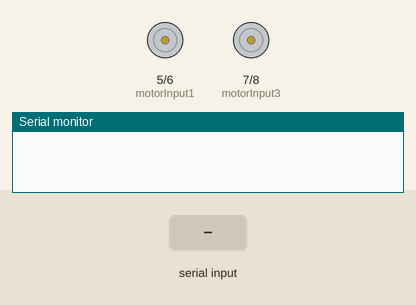
This sketch was run on a simulated Arduino Uno, built with avr-gcc and run on an emulated ATmega328P. On the bench: motor-driver pin pairs drawn as motors (green arrow = first pin HIGH = forward, orange = second pin HIGH = backward, longer = more drive), the last lines printed to the serial monitor. The test bench sets the inputs (shaded band).

Above: at 1.2 s.
1.3 s: "F" received over the second serial link
At 1.7 s:
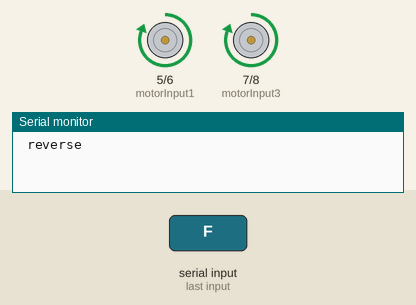
2.8 s: "B" received over the second serial link
At 4.0 s:
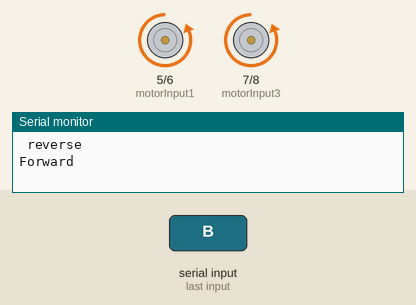
4.3 s: "R" received over the second serial link
At 5.2 s:
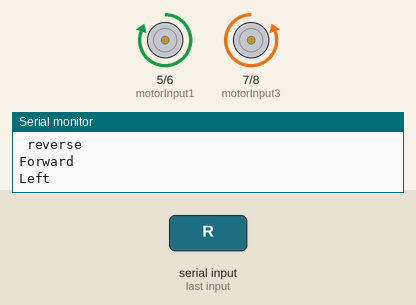
5.8 s: "L" received over the second serial link
At 6.4 s:
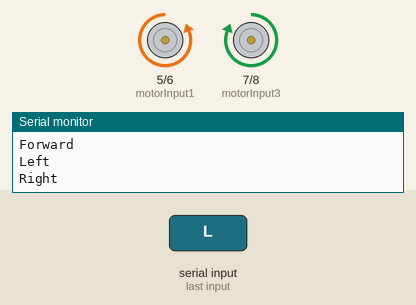
Timing chart, 0 to 8.3 s (numbered marks = the images above; inputs shaded):
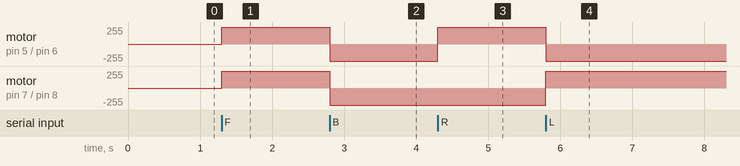

Measured:
- after the input at 1.3 s, motor on pin 5 (motorInput1) / pin 6 (motorInput2), motor on pin 7 (motorInput3) / pin 8 (motorInput4): stopped → forward 255/255 at once
- after the input at 2.8 s, motor on pin 5 (motorInput1) / pin 6 (motorInput2), motor on pin 7 (motorInput3) / pin 8 (motorInput4): forward 255/255 → backward 255/255 at once
- after the input at 4.3 s, motor on pin 5 (motorInput1) / pin 6 (motorInput2): backward 255/255 → forward 255/255 at once
- after the input at 5.8 s, motor on pin 5 (motorInput1) / pin 6 (motorInput2): forward 255/255 → backward 255/255 at once; motor on pin 7 (motorInput3) / pin 8 (motorInput4): backward 255/255 → forward 255/255 at once

The sketch:

robotic_car_program.ino
```cpp
#include <SoftwareSerial.h>
SoftwareSerial BTSerial(10, 11);
char tiltDirection;
int motorInput1 = 5;
int motorInput2 = 6;
int motorInput3 = 7;
int motorInput4 = 8;
void setup() {
  pinMode(motorInput1, OUTPUT);
  pinMode(motorInput2, OUTPUT);
  pinMode(motorInput3, OUTPUT);
  pinMode(motorInput4, OUTPUT);
  digitalWrite(motorInput1, LOW);
  digitalWrite(motorInput2, LOW);
  digitalWrite(motorInput3, LOW);
  digitalWrite(motorInput4, LOW);

  Serial.begin(115200);
  BTSerial.begin(9600);
}
void loop() {
  if (BTSerial.available()) {
    tiltDirection = BTSerial.read();
    if(tiltDirection == 'F'){
      Serial.println(" reverse");
       reverse();
    }else if(tiltDirection == 'B'){
      Serial.println("Forward");
      forward();
    }else if(tiltDirection == 'R'){
      Serial.println("Left");
      left();
    }else if(tiltDirection == 'L'){
      Serial.println("Right");
      right();
    }else if(tiltDirection == 'S'){
      Serial.println("Stop");
      stopCar();
    }else if(tiltDirection == 'C'){
      Serial.println("Rotate");
      Rotate();
    }else if(tiltDirection == 'K'){
      Serial.println("Square");
      Square();
    }
  }
}
void forward()
{
  digitalWrite(motorInput1, LOW);
  digitalWrite(motorInput2, HIGH);
  digitalWrite(motorInput3, LOW);
  digitalWrite(motorInput4, HIGH);
}
void reverse()
{
  digitalWrite(motorInput1, HIGH);
  digitalWrite(motorInput2, LOW);
  digitalWrite(motorInput3, HIGH);
  digitalWrite(motorInput4, LOW);
}
void right()
{
  digitalWrite(motorInput1, LOW);
  digitalWrite(motorInput2, HIGH);
  digitalWrite(motorInput3, HIGH);
  digitalWrite(motorInput4, LOW);
}
void left()
{
  digitalWrite(motorInput1, HIGH);
  digitalWrite(motorInput2, LOW);
  digitalWrite(motorInput3, LOW);
  digitalWrite(motorInput4, HIGH);
}

void stopCar() {
  digitalWrite(motorInput1, LOW);
  digitalWrite(motorInput2, LOW);
  digitalWrite(motorInput3, LOW);
  digitalWrite(motorInput4, LOW);
}
void Rotate() {
  left();
  delay(5000);
}
void Square() {
  left();
  delay(2000);
left();
  delay(2000);
left();
  delay(2000);
left();
  delay(2000);
}
```
